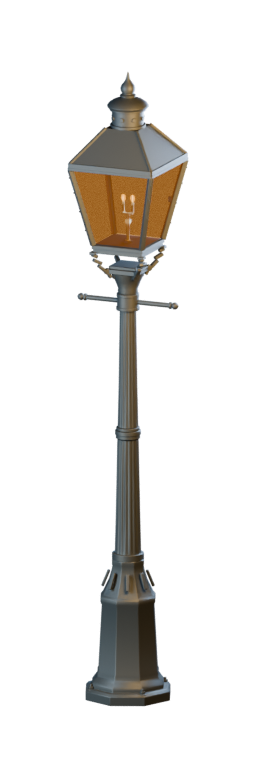
#> input picture web/art_review/gas_lamp/gas_lamp_2x.png, 256 x 768 px
$ python make_preview.py
#> lines starting #> are read from the running program, lines starting #| are printed output that depends on the picture
"""Review the transparent sprite against three game-style backgrounds.

Requires Pillow: py -3 web/art_review/gas_lamp/make_preview.py
"""

from pathlib import Path
from PIL import Image, ImageDraw, ImageFont


HERE = Path(__file__).resolve().parent
SPRITE = HERE / "gas_lamp_2x.png"
OUTPUT = HERE / "preview_backgrounds.png"


def main():
    with Image.open(SPRITE) as original:
#> original is the input picture: PIL image 256x768 RGBA; mean R, G, B, A 16.3, 14.5, 11.8, 36.6
        assert original.mode == "RGBA", f"Expected RGBA, got {original.mode}"
        assert original.size == (256, 768), original.size
        sprite = original.copy()

    alpha = sprite.getchannel("A")
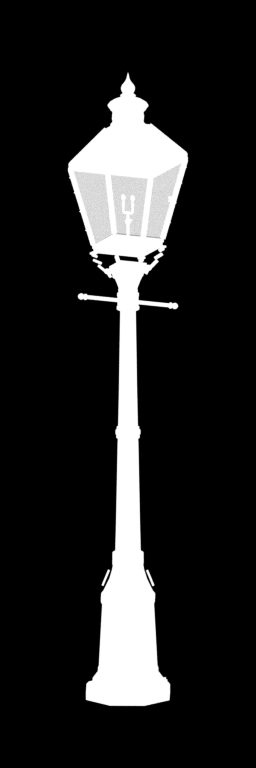
#> alpha: PIL image 256x768 L; min 0, max 255, mean 36.6
    assert alpha.getextrema()[0] == 0, "Missing fully transparent pixels"
    assert alpha.getextrema()[1] == 255, "Missing fully opaque pixels"
    assert all(alpha.getpixel(p) == 0 for p in [(0, 0), (255, 0), (0, 767), (255, 767)])

    labels = ["NIGHT STREET", "FOG / TWILIGHT", "TRANSPARENCY CHECK"]
    atlas = Image.new("RGB", (832, 842), (21, 24, 28))
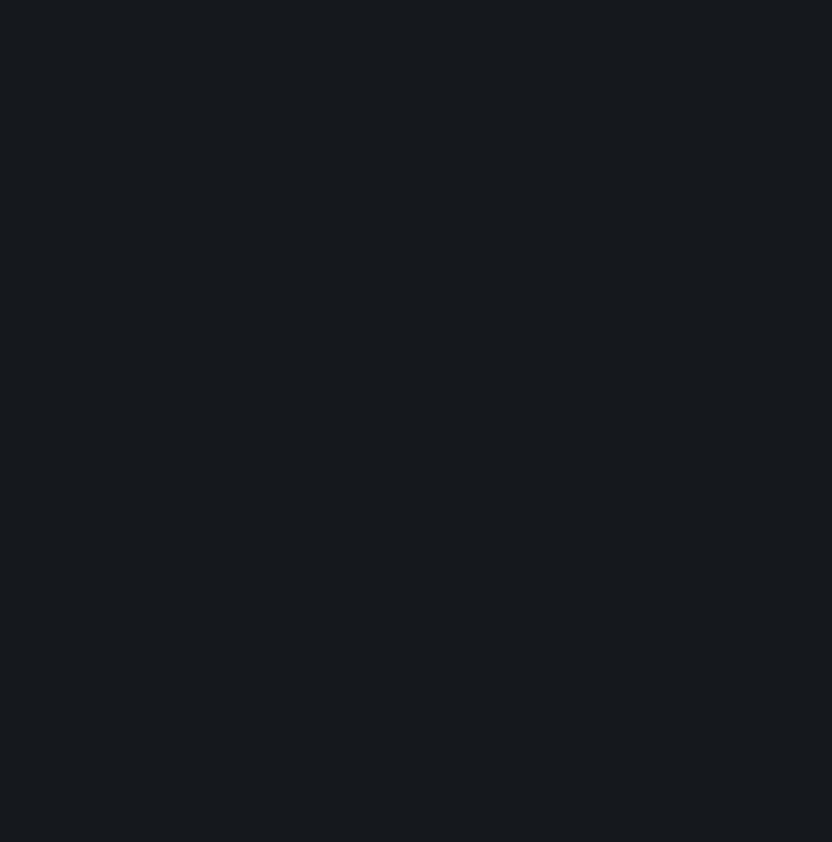
#> atlas: PIL image 832x842 RGB; mean R, G, B 21, 24, 28
    draw = ImageDraw.Draw(atlas)
    for idx, label in enumerate(labels):
        x = 8 + idx * 280
        backdrop = Image.new("RGBA", (256, 768), [(11, 18, 25, 255), (78, 87, 89, 255), (47, 52, 57, 255)][idx])
        if idx == 2:
            pattern = ImageDraw.Draw(backdrop)
            for row in range(0, 768, 32):
                for col in range(0, 256, 32):
                    if ((row + col) // 32) % 2 == 0:
                        pattern.rectangle((col, row, col + 31, row + 31), fill=(76, 80, 82, 255))
        backdrop.alpha_composite(sprite)
        atlas.paste(backdrop.convert("RGB"), (x, 54))
        draw.text((x + 6, 18), label, fill=(228, 219, 202), font=ImageFont.load_default())
#> this loop made 3 passes
#> pass 1, in main, `backdrop = Image.new("RGBA", (256, 768), [(11, 18, 25, 255), (78, 87, ..`:
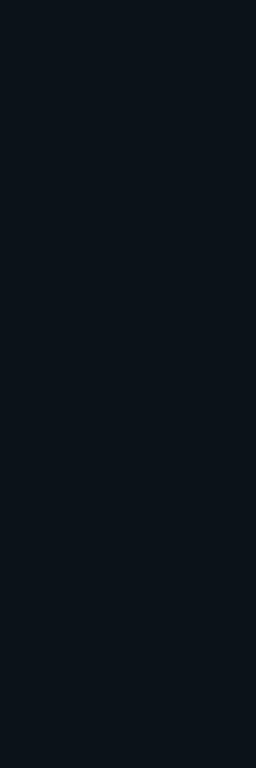
#> backdrop: PIL image 256x768 RGBA; mean R, G, B, A 11, 18, 25, 255
#> pass 2, in main, `backdrop = Image.new("RGBA", (256, 768), [(11, 18, 25, 255), (78, 87, ..`:
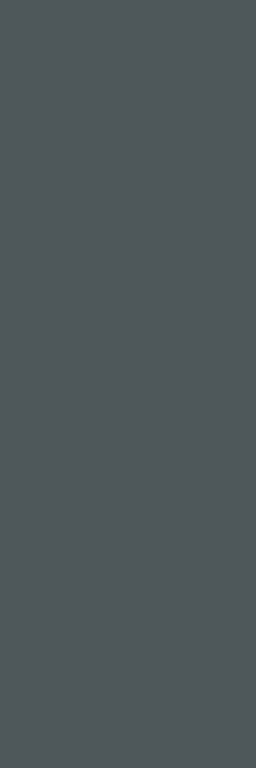
#> backdrop: PIL image 256x768 RGBA; mean R, G, B, A 78, 87, 89, 255
#> pass 3, in main, `backdrop = Image.new("RGBA", (256, 768), [(11, 18, 25, 255), (78, 87, ..`:
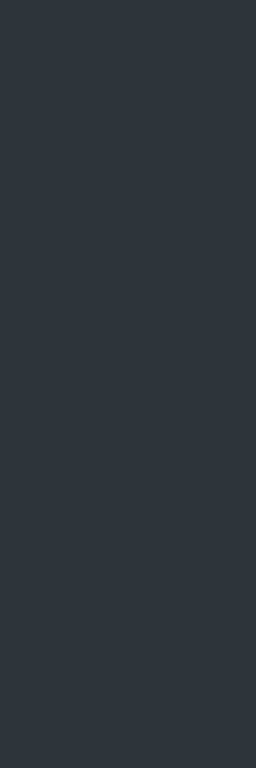
#> backdrop: PIL image 256x768 RGBA; mean R, G, B, A 47, 52, 57, 255
#> after the loop:
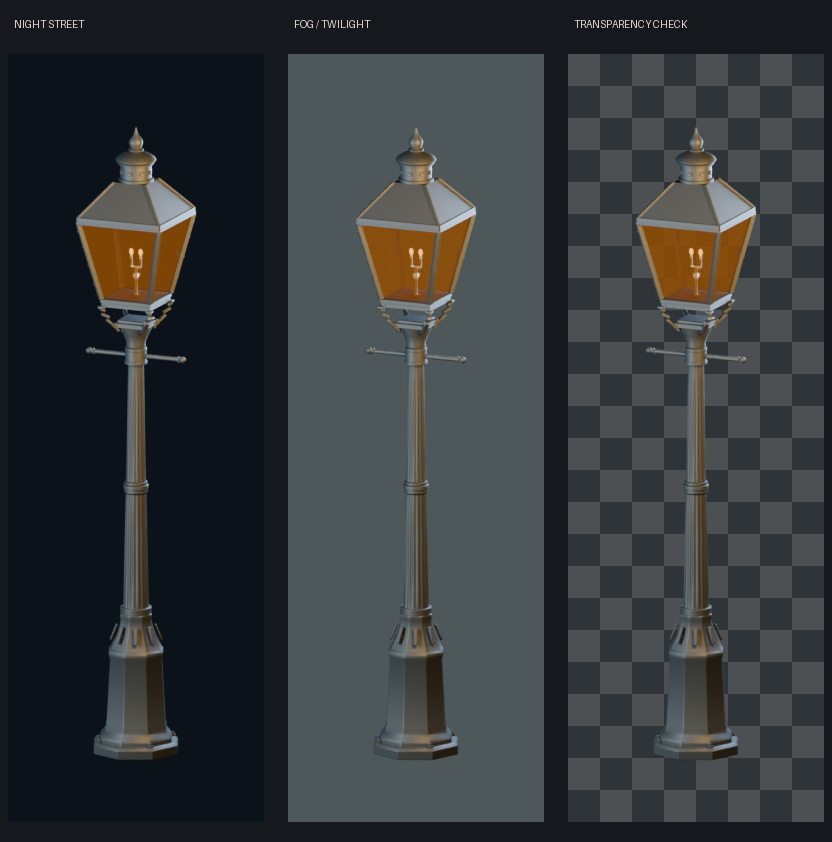
#> atlas: PIL image 832x842 RGB; mean R, G, B 52.1, 56.1, 57.6
#> after the loop:
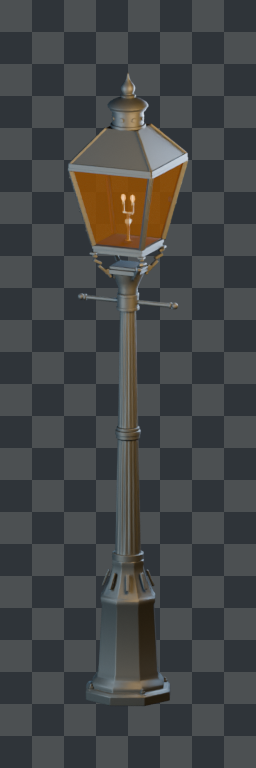
#> backdrop: PIL image 256x768 RGBA; mean R, G, B, A 67.5, 69.6, 70.2, 255
    atlas.save(OUTPUT, optimize=True)
    print(f"QA PASS: RGBA, 256x768, transparent/opaque pixels present, transparent corners")
    print(f"Preview: {OUTPUT}")


if __name__ == "__main__":
    main()
